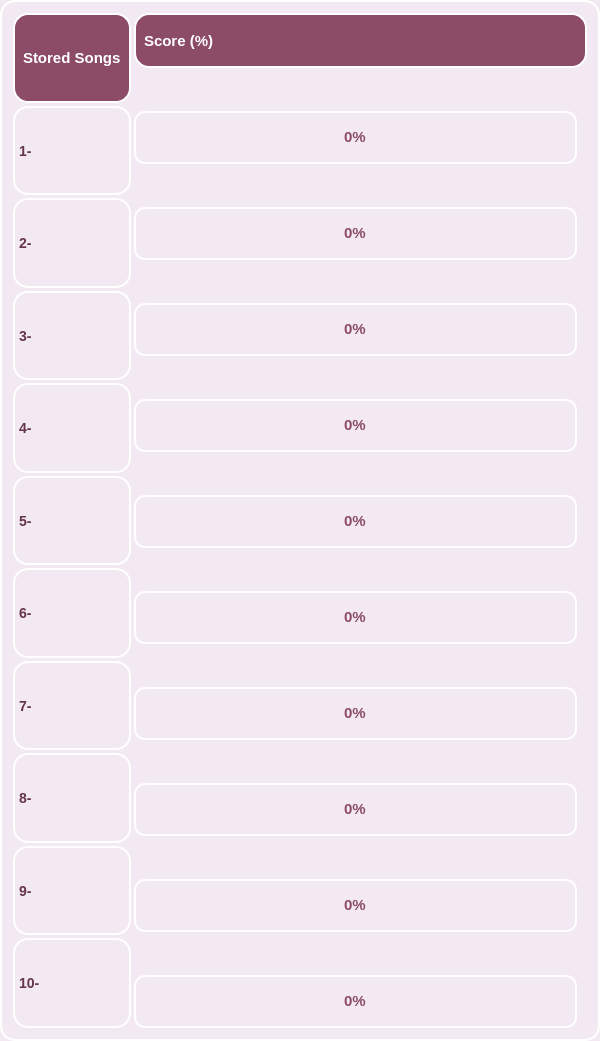
           <widget class="QFrame" name="browseFrame">
            <property name="minimumSize">
             <size>
              <width>600</width>
              <height>0</height>
             </size>
            </property>
            <property name="maximumSize">
             <size>
              <width>2000</width>
              <height>16777215</height>
             </size>
            </property>
            <property name="styleSheet">
             <string notr="true">background-color: #f3e9f2; /* Background color */
    border-radius: 15px; /* Curved borders */
    border: 2px solid #ffffff; /* 3D outline */

    box-shadow: 2px 2px 8px rgba(0, 0, 0, 0.7); /* 3D shadow effect */</string>
            </property>
            <property name="frameShape">
             <enum>QFrame::StyledPanel</enum>
            </property>
            <property name="frameShadow">
             <enum>QFrame::Raised</enum>
            </property>
            <layout class="QVBoxLayout" name="verticalLayout_2">
             <property name="spacing">
              <number>3</number>
             </property>
             <item>
              <layout class="QHBoxLayout" name="horizontalLayout_22">
               <property name="spacing">
                <number>3</number>
               </property>
               <item>
                <layout class="QVBoxLayout" name="verticalLayout_11">
                 <item>
                  <widget class="QLabel" name="label_14">
                   <property name="minimumSize">
                    <size>
                     <width>0</width>
                     <height>0</height>
                    </size>
                   </property>
                   <property name="styleSheet">
                    <string notr="true">   background-color: #8c4b67;
 border-radius: 15px;
    color: white;
    font-weight: bold;
    text-align: center;
    padding: 4px;
font-size: 15px;</string>
                   </property>
                   <property name="text">
                    <string>Stored Songs</string>
                   </property>
                  </widget>
                 </item>
                 <item>
                  <widget class="QLabel" name="label1">
                   <property name="styleSheet">
                    <string notr="true">font-size: 14px;
color: #64354a;
font-weight:bold;
</string>
                   </property>
                   <property name="text">
                    <string>1- </string>
                   </property>
                  </widget>
                 </item>
                 <item>
                  <widget class="QLabel" name="label2">
                   <property name="styleSheet">
                    <string notr="true">font-size: 14px;
color: #64354a;
font-weight:bold;
</string>
                   </property>
                   <property name="text">
                    <string>2- </string>
                   </property>
                  </widget>
                 </item>
                 <item>
                  <widget class="QLabel" name="label3">
                   <property name="styleSheet">
                    <string notr="true">font-size: 14px;
color: #64354a;
font-weight:bold;
</string>
                   </property>
                   <property name="text">
                    <string>3- </string>
                   </property>
                  </widget>
                 </item>
                 <item>
                  <widget class="QLabel" name="label4">
                   <property name="styleSheet">
                    <string notr="true">font-size: 14px;
color: #64354a;
font-weight:bold;
</string>
                   </property>
                   <property name="text">
                    <string>4- </string>
                   </property>
                  </widget>
                 </item>
                 <item>
                  <widget class="QLabel" name="label5">
                   <property name="styleSheet">
                    <string notr="true">font-size: 14px;
color: #64354a;
font-weight:bold;
</string>
                   </property>
                   <property name="text">
                    <string>5- </string>
                   </property>
                  </widget>
                 </item>
                 <item>
                  <widget class="QLabel" name="label6">
                   <property name="styleSheet">
                    <string notr="true">font-size: 14px;
color: #64354a;
font-weight:bold;
</string>
                   </property>
                   <property name="text">
                    <string>6- </string>
                   </property>
                  </widget>
                 </item>
                 <item>
                  <widget class="QLabel" name="label7">
                   <property name="styleSheet">
                    <string notr="true">font-size: 14px;
color: #64354a;
font-weight:bold;
</string>
                   </property>
                   <property name="text">
                    <string>7- </string>
                   </property>
                  </widget>
                 </item>
                 <item>
                  <widget class="QLabel" name="label8">
                   <property name="styleSheet">
                    <string notr="true">font-size: 14px;
color: #64354a;
font-weight:bold;
</string>
                   </property>
                   <property name="text">
                    <string>8- </string>
                   </property>
                  </widget>
                 </item>
                 <item>
                  <widget class="QLabel" name="label9">
                   <property name="styleSheet">
                    <string notr="true">font-size: 14px;
color: #64354a;
font-weight:bold;
</string>
                   </property>
                   <property name="text">
                    <string>9- </string>
                   </property>
                  </widget>
                 </item>
                 <item>
                  <widget class="QLabel" name="label10">
                   <property name="styleSheet">
                    <string notr="true">font-size: 14px;
color: #64354a;
font-weight:bold;
</string>
                   </property>
                   <property name="text">
                    <string>10- </string>
                   </property>
                  </widget>
                 </item>
                </layout>
               </item>
               <item>
                <layout class="QVBoxLayout" name="verticalLayout_12">
                 <item>
                  <widget class="QLabel" name="label_15">
                   <property name="minimumSize">
                    <size>
                     <width>0</width>
                     <height>55</height>
                    </size>
                   </property>
                   <property name="maximumSize">
                    <size>
                     <width>16777215</width>
                     <height>60</height>
                    </size>
                   </property>
                   <property name="styleSheet">
                    <string notr="true">   background-color: #8c4b67;
 border-radius: 15px;
    color: white;
    font-weight: bold;
    text-align: center;
    padding: 4px;
font-size: 15px;</string>
                   </property>
                   <property name="text">
                    <string>Score (%)</string>
                   </property>
                  </widget>
                 </item>
                 <item>
                  <spacer name="verticalSpacer_2">
                   <property name="orientation">
                    <enum>Qt::Vertical</enum>
                   </property>
                   <property name="sizeHint" stdset="0">
                    <size>
                     <width>20</width>
                     <height>40</height>
                    </size>
                   </property>
                  </spacer>
                 </item>
                 <item>
                  <layout class="QHBoxLayout" name="horizontalLayout_4">
                   <item>
                    <widget class="QProgressBar" name="progressBar1">
                     <property name="minimumSize">
                      <size>
                       <width>0</width>
                       <height>53</height>
                      </size>
                     </property>
                     <property name="styleSheet">
                      <string notr="true">  QProgressBar {
qproperty-alignment: 'AlignCenter';
font-size: 15px;
color: #8c4b67;
font-weight:bold;
                border: 2px solid #ffffff;
                border-radius: 11px;
                text-align: center;

            }
            QProgressBar::chunk {
                background-color: #3498db;  /* Blue */
                width: 20px;

            }</string>
                     </property>
                     <property name="value">
                      <number>0</number>
                     </property>
                    </widget>
                   </item>
                   <item>
                    <widget class="QLabel" name="label_3">
                     <property name="styleSheet">
                      <string notr="true">border:none;</string>
                     </property>
                     <property name="text">
                      <string/>
                     </property>
                    </widget>
                   </item>
                  </layout>
                 </item>
                 <item>
                  <spacer name="verticalSpacer_5">
                   <property name="orientation">
                    <enum>Qt::Vertical</enum>
                   </property>
                   <property name="sizeHint" stdset="0">
                    <size>
                     <width>20</width>
                     <height>40</height>
                    </size>
                   </property>
                  </spacer>
                 </item>
                 <item>
                  <layout class="QHBoxLayout" name="horizontalLayout_5">
                   <item>
                    <widget class="QProgressBar" name="progressBar2">
                     <property name="minimumSize">
                      <size>
                       <width>0</width>
                       <height>53</height>
                      </size>
                     </property>
                     <property name="styleSheet">
                      <string notr="true">  QProgressBar {
qproperty-alignment: 'AlignCenter';
font-size: 15px;
color: #8c4b67;
font-weight:bold;
                border: 2px solid #ffffff;
                border-radius: 11px;
                text-align: center;

            }
            QProgressBar::chunk {
                background-color: #3498db;  /* Blue */
                width: 20px;

            }</string>
                     </property>
                     <property name="value">
                      <number>0</number>
                     </property>
                    </widget>
                   </item>
                   <item>
                    <widget class="QLabel" name="label_18">
                     <property name="styleSheet">
                      <string notr="true">border:none;</string>
                     </property>
                     <property name="text">
                      <string/>
                     </property>
                    </widget>
                   </item>
                  </layout>
                 </item>
                 <item>
                  <spacer name="verticalSpacer_6">
                   <property name="orientation">
                    <enum>Qt::Vertical</enum>
                   </property>
                   <property name="sizeHint" stdset="0">
                    <size>
                     <width>20</width>
                     <height>40</height>
                    </size>
                   </property>
                  </spacer>
                 </item>
                 <item>
                  <layout class="QHBoxLayout" name="horizontalLayout_6">
                   <item>
                    <widget class="QProgressBar" name="progressBar3">
                     <property name="minimumSize">
                      <size>
                       <width>0</width>
                       <height>53</height>
                      </size>
                     </property>
                     <property name="styleSheet">
                      <string notr="true">  QProgressBar {
qproperty-alignment: 'AlignCenter';
font-size: 15px;
color: #8c4b67;
font-weight:bold;
                border: 2px solid #ffffff;
                border-radius: 11px;
                text-align: center;

            }
            QProgressBar::chunk {
                background-color: #3498db;  /* Blue */
                width: 20px;

            }</string>
                     </property>
                     <property name="value">
                      <number>0</number>
                     </property>
                    </widget>
                   </item>
                   <item>
                    <widget class="QLabel" name="label_17">
                     <property name="styleSheet">
                      <string notr="true">border:none;</string>
                     </property>
                     <property name="text">
                      <string/>
                     </property>
                    </widget>
                   </item>
                  </layout>
                 </item>
                 <item>
                  <spacer name="verticalSpacer_7">
                   <property name="orientation">
                    <enum>Qt::Vertical</enum>
                   </property>
                   <property name="sizeHint" stdset="0">
                    <size>
                     <width>20</width>
                     <height>40</height>
                    </size>
                   </property>
                  </spacer>
                 </item>
                 <item>
                  <layout class="QHBoxLayout" name="horizontalLayout_7">
                   <item>
                    <widget class="QProgressBar" name="progressBar4">
                     <property name="minimumSize">
                      <size>
                       <width>0</width>
                       <height>53</height>
                      </size>
                     </property>
                     <property name="styleSheet">
                      <string notr="true">  QProgressBar {
qproperty-alignment: 'AlignCenter';
font-size: 15px;
color: #8c4b67;
font-weight:bold;
                border: 2px solid #ffffff;
                border-radius: 11px;
                text-align: center;

            }
            QProgressBar::chunk {
                background-color: #3498db;  /* Blue */
                width: 20px;

            }</string>
                     </property>
                     <property name="value">
                      <number>0</number>
                     </property>
                    </widget>
                   </item>
                   <item>
                    <widget class="QLabel" name="label_16">
                     <property name="styleSheet">
                      <string notr="true">border:none;</string>
                     </property>
                     <property name="text">
                      <string/>
                     </property>
                    </widget>
                   </item>
                  </layout>
                 </item>
                 <item>
                  <spacer name="verticalSpacer_9">
                   <property name="orientation">
                    <enum>Qt::Vertical</enum>
                   </property>
                   <property name="sizeHint" stdset="0">
                    <size>
                     <width>20</width>
                     <height>40</height>
                    </size>
                   </property>
                  </spacer>
                 </item>
                 <item>
                  <layout class="QHBoxLayout" name="horizontalLayout_8">
                   <item>
                    <widget class="QProgressBar" name="progressBar5">
                     <property name="minimumSize">
                      <size>
                       <width>0</width>
                       <height>53</height>
                      </size>
                     </property>
                     <property name="styleSheet">
                      <string notr="true">  QProgressBar {
qproperty-alignment: 'AlignCenter';
font-size: 15px;
color: #8c4b67;
font-weight:bold;
                border: 2px solid #ffffff;
                border-radius: 11px;
                text-align: center;

            }
            QProgressBar::chunk {
                background-color: #3498db;  /* Blue */
                width: 20px;

            }</string>
                     </property>
                     <property name="value">
                      <number>0</number>
                     </property>
                    </widget>
                   </item>
                   <item>
                    <widget class="QLabel" name="label_12">
                     <property name="styleSheet">
                      <string notr="true">border:none;</string>
                     </property>
                     <property name="text">
                      <string/>
                     </property>
                    </widget>
                   </item>
                  </layout>
                 </item>
                 <item>
                  <spacer name="verticalSpacer_10">
                   <property name="orientation">
                    <enum>Qt::Vertical</enum>
                   </property>
                   <property name="sizeHint" stdset="0">
                    <size>
                     <width>20</width>
                     <height>40</height>
                    </size>
                   </property>
                  </spacer>
                 </item>
                 <item>
                  <layout class="QHBoxLayout" name="horizontalLayout_10">
                   <item>
                    <widget class="QProgressBar" name="progressBar6">
                     <property name="minimumSize">
                      <size>
                       <width>0</width>
                       <height>53</height>
                      </size>
                     </property>
                     <property name="styleSheet">
                      <string notr="true">  QProgressBar {
qproperty-alignment: 'AlignCenter';
font-size: 15px;
color: #8c4b67;
font-weight:bold;
                border: 2px solid #ffffff;
                border-radius: 11px;
                text-align: center;

            }
            QProgressBar::chunk {
                background-color: #3498db;  /* Blue */
                width: 20px;

            }</string>
                     </property>
                     <property name="value">
                      <number>0</number>
                     </property>
                    </widget>
                   </item>
                   <item>
                    <widget class="QLabel" name="label_9">
                     <property name="styleSheet">
                      <string notr="true">border:none;</string>
                     </property>
                     <property name="text">
                      <string/>
                     </property>
                    </widget>
                   </item>
                  </layout>
                 </item>
                 <item>
                  <spacer name="verticalSpacer_11">
                   <property name="orientation">
                    <enum>Qt::Vertical</enum>
                   </property>
                   <property name="sizeHint" stdset="0">
                    <size>
                     <width>20</width>
                     <height>40</height>
                    </size>
                   </property>
                  </spacer>
                 </item>
                 <item>
                  <layout class="QHBoxLayout" name="horizontalLayout_11">
                   <item>
                    <widget class="QProgressBar" name="progressBar7">
                     <property name="minimumSize">
                      <size>
                       <width>0</width>
                       <height>53</height>
                      </size>
                     </property>
                     <property name="styleSheet">
                      <string notr="true">  QProgressBar {
qproperty-alignment: 'AlignCenter';
font-size: 15px;
color: #8c4b67;
font-weight:bold;
                border: 2px solid #ffffff;
                border-radius: 11px;
                text-align: center;

            }
            QProgressBar::chunk {
                background-color: #3498db;  /* Blue */
                width: 20px;

            }</string>
                     </property>
                     <property name="value">
                      <number>0</number>
                     </property>
                    </widget>
                   </item>
                   <item>
                    <widget class="QLabel" name="label_8">
                     <property name="styleSheet">
                      <string notr="true">border:none;</string>
                     </property>
                     <property name="text">
                      <string/>
                     </property>
                    </widget>
                   </item>
                  </layout>
                 </item>
                 <item>
                  <spacer name="verticalSpacer_12">
                   <property name="orientation">
                    <enum>Qt::Vertical</enum>
                   </property>
                   <property name="sizeHint" stdset="0">
                    <size>
                     <width>20</width>
                     <height>40</height>
                    </size>
                   </property>
                  </spacer>
                 </item>
                 <item>
                  <layout class="QHBoxLayout" name="horizontalLayout_13">
                   <item>
                    <widget class="QProgressBar" name="progressBar8">
                     <property name="minimumSize">
                      <size>
                       <width>0</width>
                       <height>53</height>
                      </size>
                     </property>
                     <property name="styleSheet">
                      <string notr="true">  QProgressBar {
qproperty-alignment: 'AlignCenter';
font-size: 15px;
color: #8c4b67;
font-weight:bold;
                border: 2px solid #ffffff;
                border-radius: 11px;
                text-align: center;

            }
            QProgressBar::chunk {
                background-color: #3498db;  /* Blue */
                width: 20px;

            }</string>
                     </property>
                     <property name="value">
                      <number>0</number>
                     </property>
                    </widget>
                   </item>
                   <item>
                    <widget class="QLabel" name="label_7">
                     <property name="styleSheet">
                      <string notr="true">border:none;</string>
                     </property>
                     <property name="text">
                      <string/>
                     </property>
                    </widget>
                   </item>
                  </layout>
                 </item>
                 <item>
                  <spacer name="verticalSpacer_13">
                   <property name="orientation">
                    <enum>Qt::Vertical</enum>
                   </property>
                   <property name="sizeHint" stdset="0">
                    <size>
                     <width>20</width>
                     <height>40</height>
                    </size>
                   </property>
                  </spacer>
                 </item>
                 <item>
                  <layout class="QHBoxLayout" name="horizontalLayout_14">
                   <item>
                    <widget class="QProgressBar" name="progressBar9">
                     <property name="minimumSize">
                      <size>
                       <width>0</width>
                       <height>53</height>
                      </size>
                     </property>
                     <property name="styleSheet">
                      <string notr="true">  QProgressBar {
qproperty-alignment: 'AlignCenter';
font-size: 15px;
color: #8c4b67;
font-weight:bold;
                border: 2px solid #ffffff;
                border-radius: 11px;
                text-align: center;

            }
            QProgressBar::chunk {
                background-color: #3498db;  /* Blue */
                width: 20px;

            }</string>
                     </property>
                     <property name="value">
                      <number>0</number>
                     </property>
                    </widget>
                   </item>
                   <item>
                    <widget class="QLabel" name="label_6">
                     <property name="styleSheet">
                      <string notr="true">border:none;</string>
                     </property>
                     <property name="text">
                      <string/>
                     </property>
                    </widget>
                   </item>
                  </layout>
                 </item>
                 <item>
                  <spacer name="verticalSpacer_14">
                   <property name="orientation">
                    <enum>Qt::Vertical</enum>
                   </property>
                   <property name="sizeHint" stdset="0">
                    <size>
                     <width>20</width>
                     <height>40</height>
                    </size>
                   </property>
                  </spacer>
                 </item>
                 <item>
                  <layout class="QHBoxLayout" name="horizontalLayout_12">
                   <item>
                    <widget class="QProgressBar" name="progressBar10">
                     <property name="minimumSize">
                      <size>
                       <width>0</width>
                       <height>53</height>
                      </size>
                     </property>
                     <property name="styleSheet">
                      <string notr="true">  QProgressBar {
qproperty-alignment: 'AlignCenter';
font-size: 15px;
color: #8c4b67;
font-weight:bold;
                border: 2px solid #ffffff;
                border-radius: 11px;
                text-align: center;

            }
            QProgressBar::chunk {
                background-color: #3498db;  /* Blue */
                width: 20px;

            }</string>
                     </property>
                     <property name="value">
                      <number>0</number>
                     </property>
                    </widget>
                   </item>
                   <item>
                    <widget class="QLabel" name="label_5">
                     <property name="styleSheet">
                      <string notr="true">border:none;</string>
                     </property>
                     <property name="text">
                      <string/>
                     </property>
                    </widget>
                   </item>
                  </layout>
                 </item>
                </layout>
               </item>
              </layout>
             </item>
            </layout>
           </widget>
